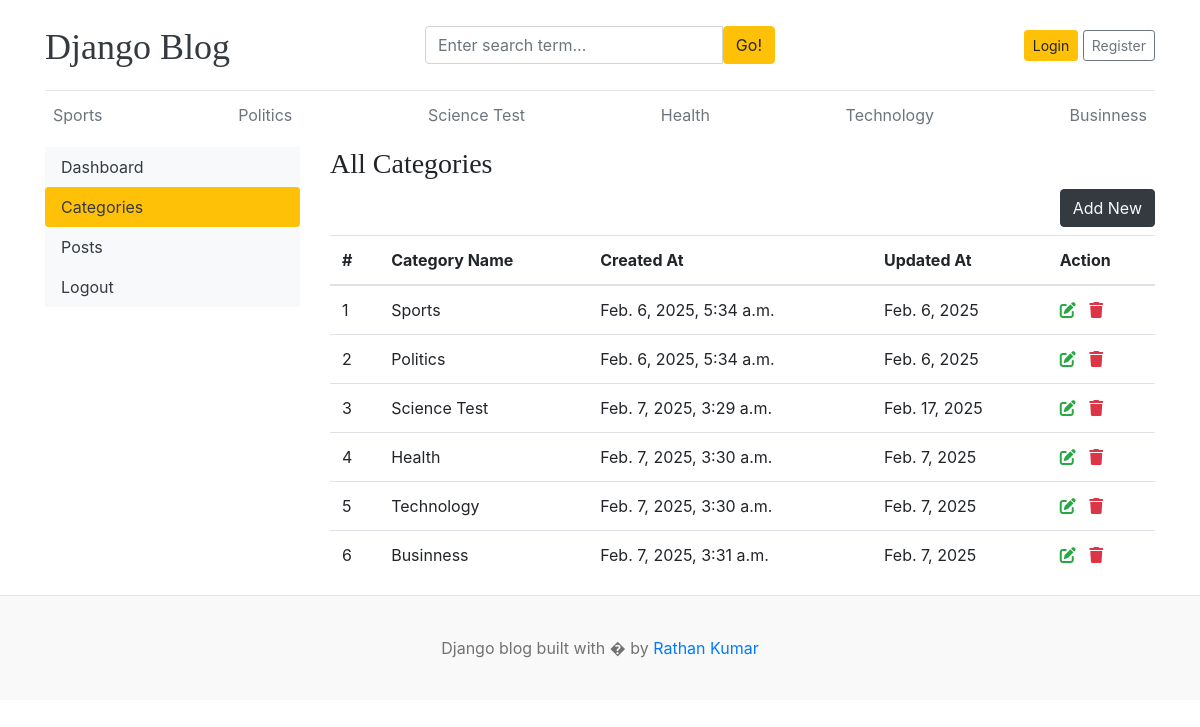
/dashboard/categories/, run on the app's committed database.
### blogs/models.py (models this page shows)
class Category(models.Model):
    category_name = models.CharField(max_length=50, unique=True)
    created_at = models.DateTimeField(auto_now_add=True)
    updated_at = models.DateField(auto_now=True)
    class Meta:
        verbose_name_plural = 'categories'
    def __str__(self):
        return self.category_name

### dashboards/views.py (the view)
# urls.py: path('categories/', views.categories, name='categories'),
def categories(request):
    return render(request, 'dashboard/categories.html')

### blogs/context_processors.py (called while the page is built)
def get_categories(request):
    categories = Category.objects.all()
    return dict(categories=categories)

def get_social_links(request):
    social_links = SocialLink.objects.all()
    return dict(social_links=social_links)

### templates/dashboard/categories.html (shortened to what this page needs)
{% extends 'base.html' %} {% block content %}
<div class="row">
  {% include 'dashboard/sidebar.html' %}
  <div class="col-md-9">
    <h3>All Categories</h3>
    <a href="{% url 'add_category' %}" class="btn btn-dark text-light float-right mb-2">Add New</a>
    <table class="table table-hover">
      <thead>
        <tr>
            <th>#</th>
            <th>Category Name</th>
            <th>Created At</th>
            <th>Updated At</th>
            <th>Action</th>
        </tr>
        <tbody>
        {% for cat in categories %}
            <tr>
                <td>{{ forloop.counter }}</td>
                <td>{{ cat }}</td>
                <td>{{ cat.created_at }}</td>
                <td>{{ cat.updated_at }}</td>
                <td>
                    <a href="{% url 'edit_category' cat.id %}"><i class="fas fa-edit text-success"></i></a>
                    <a href="{% url 'delete_category' cat.id %}"><i class="fas fa-trash text-danger"></i></a>
                </td>
            </tr>
        {% endfor %}
        </tbody>
      </thead>
    </table>
  </div>
</div>
{% endblock %}

### templates/base.html (shortened to what this page needs)
{% load static %}
<!DOCTYPE html>
<html lang="en">
  <head>
    <link
      href="https://getbootstrap.com/docs/4.0/dist/css/bootstrap.min.css"
      rel="stylesheet"
    />
    <link href="{% static 'css/blog.css' %}" rel="stylesheet" />
    <link rel="stylesheet" href="https://cdnjs.cloudflare.com/ajax/libs/font-awesome/6.7.2/css/all.min.css">
  </head>
  <body>
    <div class="container">
      <header class="blog-header py-3">
        <div class="row flex-nowrap justify-content-between align-items-center">
          <div class="col-4 pt-1">
            <a class="blog-header-logo text-dark" href="/">Django Blog</a>
          </div>
          <div class="col-4">
            <form action="{% url 'search' %}" method="GET">
              <div class="input-group">
            <input
              class="form-control"
              type="text"
              name="keyword"
              placeholder="Enter search term..."
              aria-label="Enter search term..."
              aria-describedby="button-search"
            />
            <button type="submit" class="btn btn-warning" id="button-search" type="button">
              Go!
            </button>
          </div>
            </form>
          </div>
          <div class="col-4 d-flex justify-content-end align-items-center">
            {% if not user.is_authenticated %}
            <a class="btn btn-sm btn-warning" href="{% url 'login' %}">Login</a> &nbsp;
            <a class="btn btn-sm btn-outline-secondary" href="{% url 'register' %}">Register</a>
            {% else %}
            <span><a href="{% url 'dashboard' %}">Dashboard</a></span>
            &emsp;
            <span><a href="{% url 'logout' %}">Logout</a></span>
            {% endif %}
          </div>
        </div>
      </header>
      <div class="nav-scroller py-1 mb-2">
        <nav class="nav d-flex justify-content-between">
          {% for cat in categories %}
          <a class="p-2 text-muted" href="{% url 'posts_by_category' cat.id %}">{{ cat.category_name }}</a>
          {% endfor %}
        </nav>
      </div>
      {% block content %} {% endblock %}
    </div>
    <footer class="blog-footer">
      <p>Django blog built with � by <a href="#">Rathan Kumar</a></p>
    </footer>
  </body>
</html>

### blog_main/static/css/blog.css (style rules this page uses)
.blog-header { border-bottom: 1px solid #e5e5e5; }
.blog-header-logo { font-family: "Playfair Display", Georgia, "Times New Roman", serif; font-size: 2.25rem; }
h1, h2, h3, h4, h5, h6 { font-family: "Playfair Display", Georgia, "Times New Roman", serif; }
.blog-footer { padding: 2.5rem 0; color: #727272; text-align: center; background-color: #f9f9f9; border-top: .05rem solid #e5e5e5; }
.blog-footer p:last-child { margin-bottom: 0; }

### data on the page
Category: category_name "Sports", created_at "Feb. 6, 2025, 5:34 a.m.", updated_at "Feb. 6, 2025"
Category: category_name "Politics", created_at "Feb. 6, 2025, 5:34 a.m.", updated_at "Feb. 6, 2025"
Category: category_name "Science Test", created_at "Feb. 7, 2025, 3:29 a.m.", updated_at "Feb. 17, 2025"
Category: category_name "Health", created_at "Feb. 7, 2025, 3:30 a.m.", updated_at "Feb. 7, 2025"
Category: category_name "Technology", created_at "Feb. 7, 2025, 3:30 a.m.", updated_at "Feb. 7, 2025"
Category: category_name "Businness", created_at "Feb. 7, 2025, 3:31 a.m.", updated_at "Feb. 7, 2025"
